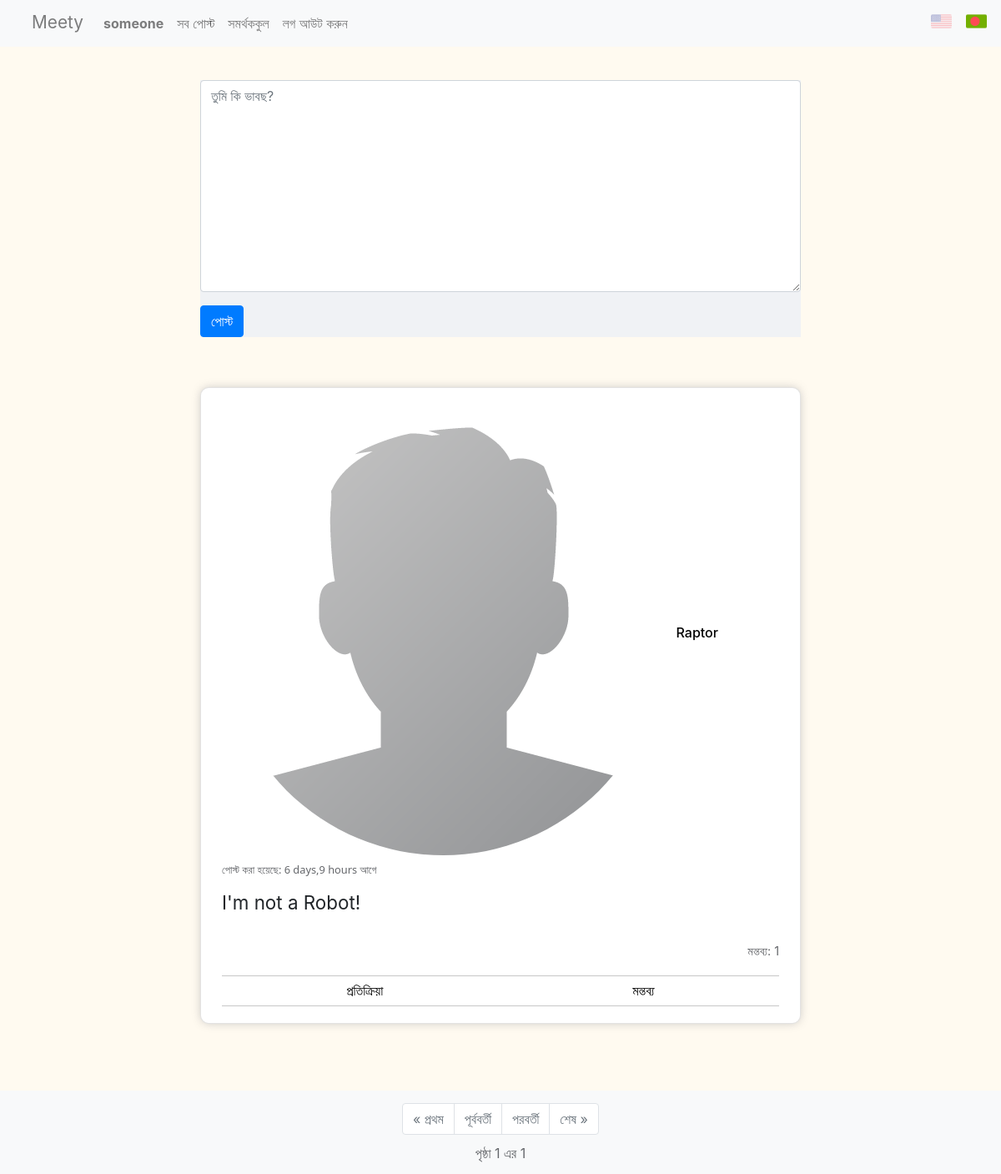
The page / (signed in) on the database its author committed.
### network/models.py (models this page shows, shortened)
class User(AbstractUser):
    pass

class UpPost(models.Model):
    user = models.ForeignKey(User, on_delete=models.CASCADE, verbose_name="posted by", related_name="posts")
    content = models.TextField(blank=False)
    date = models.DateTimeField(auto_now_add=True, null=False, blank=True, verbose_name="posted on")
    class Meta:
        verbose_name="post"
        verbose_name_plural = "posts"

class Profile(models.Model):
    user = models.OneToOneField(User, on_delete=models.CASCADE, related_name="profile")
    name = models.CharField(max_length=120, blank=True, null=True)
    dob = models.DateField(blank=True, null=True)
    country = CountryField(blank= True, null=True)
    img = models.ImageField(default="pro_pics/default.png", upload_to="pro_pics")
    about = models.TextField(blank=True, null=True)

### network/views.py (the view)
# urls.py: path("", views.index, name="index"),
def index(request):
    alls = UpPost.objects.order_by("-date").all()
    paginator = Paginator(alls, 10)
    page_num = request.GET.get('page')
    page_obj = paginator.get_page(page_num)
    return render(request, "network/index.html", {"post_form": ProcPost(), "comment_form": ProcComment(auto_id=False), "page_obj": page_obj, "availability":True})

### network/process.py
class ProcPost(forms.ModelForm):
    content = forms.CharField(label="Description", widget=forms.Textarea(attrs={'placeholder':_("What's on your mind?"),'autofocus':'autofocus','class':'form-control','aria-label':_("post content")}))
    class Meta:
        model = UpPost
        fields = ["content"]

class ProcComment(forms.ModelForm):
    content = forms.CharField(widget=forms.Textarea(attrs={'placeholder':_("Your comment..."),'line':'1','class':'form-control','aria-label':_("comment content")}))
    class Meta:
        model = Comment
        fields = ["content"]

### network/templatetags/react_type.py (called while the page is built)
@register.filter
@stringfilter
def till(value, delimiter=None):
    return value.split(delimiter)[0]

### network/templates/network/index.html (shortened to what this page needs)
{% extends "network/layout.html" %}
{% load static %}
{% load i18n %}
{% block body %}
    {% if user.is_authenticated and availability %}
    <div class="post-form-cont">
        <form action="{% url 'ppost' act='post' %}" method="post">
            <div class="form-group">
                {{ post_form.content }}
            </div>
            <input class="btn btn-primary" type="submit" value='{% trans "Post" %}'>
        </form>
    </div>
    {% endif %}
    {% for post in page_obj.object_list %}
        {% include "network/posts.html" %}
    {% empty %}
        <div class="empty-post">
            {% trans "No posts here." %}
        </div>
    {% endfor %}
    {% include "network/paginator.html" %}
{% endblock %}

### network/templates/network/layout.html (shortened to what this page needs)
{% load static %}
{% load i18n %}
<!DOCTYPE html>
<html lang="en">
    <head>
        <link rel="stylesheet" href="https://stackpath.bootstrapcdn.com/bootstrap/4.4.1/css/bootstrap.min.css">
        <link href="{% static 'network/styles.css' %}" rel="stylesheet">
        <link href="https://emoji-css.afeld.me/emoji.css" rel="stylesheet">
        <link rel="stylesheet" type="text/css" href="https://npmcdn.com/flatpickr/dist/themes/dark.css">
    </head>
    <body>
        <nav class="nav-grid bg-light">
            <a class="network-link" href="{% url 'index' %}">Meety</a>
            <nav class="navbar navbar-expand-md navbar-light">
                <div class="collapse navbar-collapse" id="navbarNav">
                    <ul class="navbar-nav mr-auto">
                        {% if user.is_authenticated %}
                            <li class="nav-item">
                                <a class="nav-link" href="{% url 'profile' id=user.id %}"><strong>{{ user.username }}</strong></a>
                            </li>
                        {% endif %}
                        <li class="nav-item">
                            <a class="nav-link" href="{% url 'index' %}">{% trans "All Posts" %}</a>
                        </li>
                        {% if user.is_authenticated %}
                            <li class="nav-item">
                                <a class="nav-link" href="{% url 'follow' %}">{% trans "Following" %}</a>
                            </li>
                            <li class="nav-item">
                                <a class="nav-link" href="{% url 'logout' %}">{% trans "Log Out" %}</a>
                            </li>
                        {% endif %}
                    </ul>
                </div>
            </nav>
            <div class="choose-lang">
                {% get_current_language as LANGUAGE_CODE %}
                {% get_language_info_list for LANGUAGE as language %}
                <form action="{% url 'set_language' %}" method="POST" style="display:inline!important;">
                    <button class="lang-button {% if LANGUAGE_CODE == "bn" %} grey-out {% endif %}" name="language", type="submit" value="en">
                        <img src="{% static 'network/flag_images/united-states.png' %}" alt="USA" width="25", height="25">
                    </button>
                    <button class="lang-button {% if LANGUAGE_CODE != "bn" %} grey-out {% endif %}" name="language", type="submit" value="bn">
                        <img src="{% static 'network/flag_images/bangladesh.png' %}" alt="BD" width="25", height="25">
                    </button>
                </form>
            </div>
        </nav>
        <div class="body">
            {% block body %}
            {% endblock %}
        </div>
    </body>
</html>

### network/templates/network/posts.html (shortened to what this page needs)
{% load react_type %}
{% load i18n %}
<div class="post-comment-element">
    <div class="post" id='post_{{ post.id }}'>
        <div class="post-user">
            <img class="round-pic post-pro-pic" src="{{ post.user.profile.img.url }}" title={{ post.user }} alt="profile picture">
            <a href="{% url 'profile' id=post.user.id %}">{{ post.user }}</a>
        </div>
        <div class="post-date">
            {% trans "Posted: " %} {{post.date|timesince}} {% trans "ago" %}
        </div>
        <div class="content post-content short">
            {{ post.content }}
        </div>
        <div class="react-data">
            <ul class="emoji-list">
            </ul>
        </div>
        <div class="comment-data">
            <span class="comment-count">{% trans "Comments: " %} {{post.comments.all.count}}</span>
        </div>
        {% if user.is_authenticated %}
        <div class="react-com-con">
            <div class="react-panel">
                <button class="react-button" name="react">{% trans "React" %}</button>
            </div>
            <button class="comment-button" data-toggle="collapse" data-target="#post_{{ post.id }} ~ .comment-section" aria-expanded="false" aria-controls="comment-section">{% trans "Comments" %}</button>
        </div>
        {% endif %}
    </div>
</div>

### network/static/network/styles.css (style rules this page uses)
:root { --secondary-text: rgb(101, 103, 107); --secondary-text-family: "Segoe UI", Helvetica, Arial, sans-serif; --hover-color: rgba(128, 128, 128, 0.15); }
html { position: relative; min-height: 100%; }
body { background-color: floralwhite; margin: 0 0 180px; }
.round-pic { border-radius: 50%; object-fit: cover; }
.nav-grid { display:grid!important; grid-template-columns: 100px 5fr 90px; grid-auto-rows: minmax(56px, auto); }
.nav-grid .network-link { padding-top: 11px; justify-self: end; font-size: 1.3em; font-weight: 1.3em; color: rgba(0,0,0, 0.5); }
.nav-grid .navbar-collapse li { text-align: center; }
.choose-lang { padding-top: 11px; }
.lang-button { border: none; background: transparent; }
.grey-out { opacity: 0.35; }
.post-comment-element { margin: 30px auto; max-width: 40%; padding: 5px; border-radius: 10px; border: 1px solid #cac7c785; background-color: white; box-shadow: 0px 0px 12px -2px rgba(173,173,173,0.8); }
.post { margin: 0px auto; padding: 25px 20px 15px 20px; }
.post-form-cont { margin: 40px auto 60px auto; max-width: 40%; background-color: #F0F2F5; }
.post { display: grid; grid-template-columns: repeat(12, 1fr); grid-template-rows: repeat(3, minmax(40px, auto)) minmax(0px, auto) minmax(40px, auto) minmax(0px, auto); }
.post-user { grid-column: 1/12; grid-row: 1/2; }
.post-date { grid-column: 1/13; grid-row: 2/3; }
.post-content { grid-column: 1/13; grid-row: 3/4; }
.post .react-data { grid-column: 1/7; grid-row: 5/6; }
.comment-data { grid-column: 7/13; grid-row: 5/6; }
.post .react-com-con { grid-column: 1/13; grid-row: 6/7; display: grid; }
.post .react-panel { grid-column: 1/7; grid-row: 1/2; }
.post .comment-button { grid-column: 7/13; grid-row: 1/2; }
.post-user a { padding-left: 10px; font-weight: 500; color: black; }
.post-date { align-self: top; font-family: var(--secondary-text-family); font-size: 0.8em; font-weight: 350; padding-top: 8px; color: var(--secondary-text) }
.post-content { padding-bottom: 30px; font-size: 1.4em; }
.content { max-height: none; line-height: 1.5em; overflow-wrap: break-word; overflow: hidden; }
.content.short { max-height: 120px; }
.post .react-data { align-self: top; }
.emoji-list { display: inline; }
.comment-data { align-self: top; justify-self: end; font-size: 0.9em; font-weight: 380; color: var(--secondary-text); }
.post .react-com-con { border-top: 1px solid rgba(128, 128, 128, 0.438); border-bottom: 1px solid rgba(128, 128, 128, 0.438); }
.react-com-con { position: relative; }
.react-com-con button { background: transparent; border: none; border-radius: 7px; padding: 5.5px 0px; }
.post .react-button { width: 100%; height: 100%; }
@media screen and (max-width: 1500px) { .post-comment-element, .post-form-cont { max-width: 50%; } }
@media screen and (max-width: 1200px) { .post-comment-element, .post-form-cont { max-width: 60%; } }

### rows shown on the page
User: username "someone"
UpPost: user.profile.img (placeholder picture), user "Raptor", date "6 days,9 hours", content "I'm not a Robot!", comments.all.count "1"

### other values the page prints
{{ page_obj.number }} "1"
{{ page_obj.paginator.num_pages }} "1"
